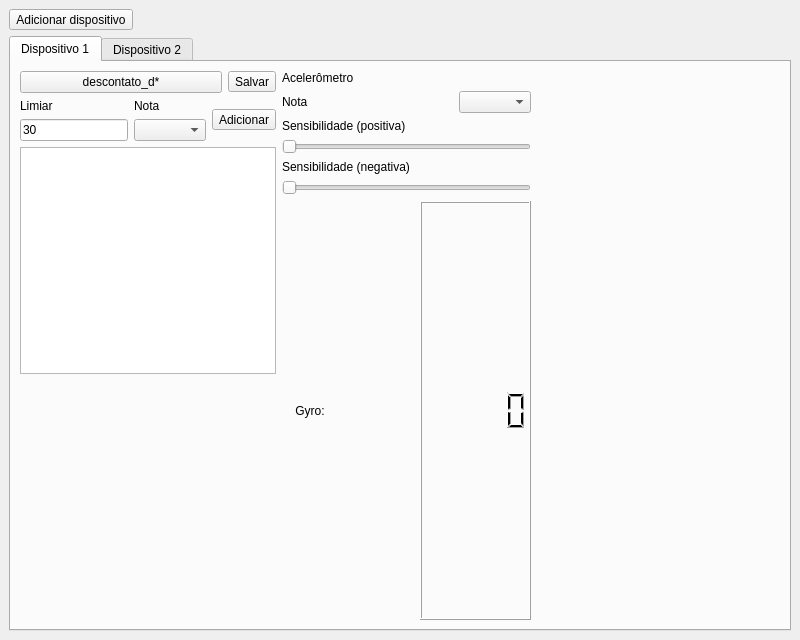
<?xml version="1.0" encoding="UTF-8"?>
<ui version="4.0">
 <class>MainWindow</class>
 <widget class="QMainWindow" name="MainWindow">
  <property name="geometry">
   <rect>
    <x>0</x>
    <y>0</y>
    <width>800</width>
    <height>640</height>
   </rect>
  </property>
  <property name="sizePolicy">
   <sizepolicy hsizetype="Fixed" vsizetype="Fixed">
    <horstretch>0</horstretch>
    <verstretch>0</verstretch>
   </sizepolicy>
  </property>
  <property name="windowTitle">
   <string>Contato</string>
  </property>
  <widget class="QWidget" name="centralwidget">
   <layout class="QVBoxLayout" name="verticalLayout">
    <item>
     <widget class="QToolButton" name="toolButton">
      <property name="text">
       <string>Adicionar dispositivo</string>
      </property>
     </widget>
    </item>
    <item>
     <widget class="QTabWidget" name="tabWidget">
      <property name="currentIndex">
       <number>0</number>
      </property>
      <widget class="QWidget" name="tab">
       <attribute name="title">
        <string>Dispositivo 1</string>
       </attribute>
       <layout class="QGridLayout" name="gridLayout">
        <item row="0" column="7">
         <layout class="QVBoxLayout" name="verticalLayout_6">
          <item>
           <spacer name="horizontalSpacer_2">
            <property name="orientation">
             <enum>Qt::Horizontal</enum>
            </property>
            <property name="sizeHint" stdset="0">
             <size>
              <width>40</width>
              <height>20</height>
             </size>
            </property>
           </spacer>
          </item>
         </layout>
        </item>
        <item row="0" column="1">
         <layout class="QHBoxLayout" name="horizontalLayout">
          <item>
           <layout class="QVBoxLayout" name="verticalLayout_4">
            <item>
             <widget class="QLabel" name="label_3">
              <property name="text">
               <string>Acelerômetro</string>
              </property>
             </widget>
            </item>
            <item>
             <layout class="QHBoxLayout" name="horizontalLayout_10">
              <item>
               <widget class="QLabel" name="label_7">
                <property name="text">
                 <string>Nota</string>
                </property>
               </widget>
              </item>
              <item>
               <spacer name="horizontalSpacer_3">
                <property name="orientation">
                 <enum>Qt::Horizontal</enum>
                </property>
                <property name="sizeHint" stdset="0">
                 <size>
                  <width>40</width>
                  <height>20</height>
                 </size>
                </property>
               </spacer>
              </item>
              <item>
               <widget class="QComboBox" name="comboBox_2"/>
              </item>
             </layout>
            </item>
            <item>
             <widget class="QLabel" name="label_4">
              <property name="text">
               <string>Sensibilidade (positiva)</string>
              </property>
             </widget>
            </item>
            <item>
             <widget class="QSlider" name="horizontalSlider">
              <property name="orientation">
               <enum>Qt::Horizontal</enum>
              </property>
             </widget>
            </item>
            <item>
             <widget class="QLabel" name="label_5">
              <property name="text">
               <string>Sensibilidade (negativa)</string>
              </property>
             </widget>
            </item>
            <item>
             <widget class="QSlider" name="horizontalSlider_2">
              <property name="orientation">
               <enum>Qt::Horizontal</enum>
              </property>
             </widget>
            </item>
            <item>
             <layout class="QHBoxLayout" name="horizontalLayout_11">
              <item>
               <layout class="QHBoxLayout" name="horizontalLayout_12">
                <item>
                 <widget class="QLabel" name="label_8">
                  <property name="text">
                   <string>    Gyro:</string>
                  </property>
                 </widget>
                </item>
               </layout>
              </item>
              <item>
               <spacer name="verticalSpacer">
                <property name="orientation">
                 <enum>Qt::Vertical</enum>
                </property>
                <property name="sizeHint" stdset="0">
                 <size>
                  <width>20</width>
                  <height>40</height>
                 </size>
                </property>
               </spacer>
              </item>
              <item>
               <widget class="QLCDNumber" name="lcdNumber">
                <property name="sizePolicy">
                 <sizepolicy hsizetype="Minimum" vsizetype="Minimum">
                  <horstretch>0</horstretch>
                  <verstretch>0</verstretch>
                 </sizepolicy>
                </property>
               </widget>
              </item>
             </layout>
            </item>
           </layout>
          </item>
         </layout>
        </item>
        <item row="0" column="0">
         <layout class="QVBoxLayout" name="verticalLayout_5">
          <item>
           <layout class="QHBoxLayout" name="horizontalLayout_2">
            <item>
             <widget class="QPushButton" name="pushButton">
              <property name="text">
               <string>descontato_d*</string>
              </property>
             </widget>
            </item>
            <item>
             <widget class="QToolButton" name="toolButton_2">
              <property name="text">
               <string>Salvar</string>
              </property>
             </widget>
            </item>
           </layout>
          </item>
          <item>
           <layout class="QHBoxLayout" name="horizontalLayout_7">
            <item>
             <layout class="QVBoxLayout" name="verticalLayout_10">
              <item>
               <widget class="QLabel" name="label_2">
                <property name="text">
                 <string>Limiar</string>
                </property>
               </widget>
              </item>
              <item>
               <widget class="QLineEdit" name="lineEdit">
                <property name="text">
                 <string>30</string>
                </property>
               </widget>
              </item>
             </layout>
            </item>
            <item>
             <layout class="QVBoxLayout" name="verticalLayout_9">
              <item>
               <widget class="QLabel" name="label_6">
                <property name="text">
                 <string>Nota</string>
                </property>
               </widget>
              </item>
              <item>
               <widget class="QComboBox" name="comboBox">
                <property name="placeholderText">
                 <string>C3</string>
                </property>
               </widget>
              </item>
             </layout>
            </item>
            <item>
             <widget class="QToolButton" name="toolButton_3">
              <property name="text">
               <string>Adicionar</string>
              </property>
             </widget>
            </item>
           </layout>
          </item>
          <item>
           <widget class="QTableView" name="tableView"/>
          </item>
          <item>
           <spacer name="verticalSpacer_2">
            <property name="orientation">
             <enum>Qt::Vertical</enum>
            </property>
            <property name="sizeHint" stdset="0">
             <size>
              <width>20</width>
              <height>40</height>
             </size>
            </property>
           </spacer>
          </item>
          <item>
           <spacer name="horizontalSpacer">
            <property name="orientation">
             <enum>Qt::Horizontal</enum>
            </property>
            <property name="sizeHint" stdset="0">
             <size>
              <width>40</width>
              <height>20</height>
             </size>
            </property>
           </spacer>
          </item>
         </layout>
        </item>
       </layout>
      </widget>
      <widget class="QWidget" name="tab_2">
       <attribute name="title">
        <string>Dispositivo 2</string>
       </attribute>
       <layout class="QVBoxLayout" name="verticalLayout_2">
        <item>
         <widget class="QLabel" name="label">
          <property name="text">
           <string>Dispositivos no alcance:</string>
          </property>
         </widget>
        </item>
        <item>
         <widget class="QListWidget" name="listWidget"/>
        </item>
       </layout>
      </widget>
     </widget>
    </item>
   </layout>
  </widget>
 </widget>
 <resources/>
 <connections/>
</ui>
